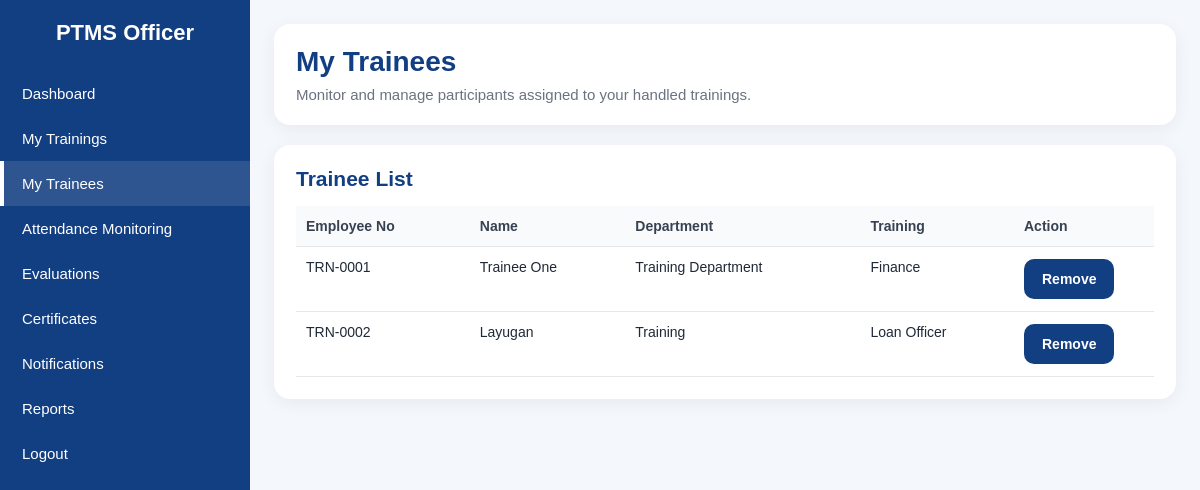
Screenshot of /modules/officer_trainees.php (signed in) with the database file from the repository.
### tables this page shows
CREATE TABLE `training_participants` (
  `id` int(11) NOT NULL,
  `training_id` int(11) NOT NULL,
  `user_id` int(11) NOT NULL,
  `status` enum('Enrolled','Completed','Cancelled') NOT NULL DEFAULT 'Enrolled',
  `enrolled_at` timestamp NOT NULL DEFAULT current_timestamp()
);

CREATE TABLE `users` (
  `id` int(11) NOT NULL,
  `employee_no` varchar(30) NOT NULL,
  `full_name` varchar(120) NOT NULL,
  `username` varchar(60) NOT NULL,
  `email` varchar(120) DEFAULT NULL,
  `contact_no` varchar(20) DEFAULT NULL,
  `password_hash` varchar(255) NOT NULL,
  `role` enum('admin','training_officer','employee','trainee') NOT NULL,
  `department` varchar(120) NOT NULL,
  `position_title` varchar(120) NOT NULL,
  `is_active` tinyint(1) NOT NULL DEFAULT 1,
  `created_at` timestamp NOT NULL DEFAULT current_timestamp(),
  `must_change_password` tinyint(1) NOT NULL DEFAULT 0,
  `password_updated_at` datetime DEFAULT NULL,
  `last_password_change` datetime DEFAULT NULL,
  `employee_dashboard_enabled` tinyint(1) NOT NULL DEFAULT 0
);

CREATE TABLE `trainings` (
  `id` int(11) NOT NULL,
  `title` varchar(180) NOT NULL,
  `description` text DEFAULT NULL,
  `schedule_date` date NOT NULL,
  `start_time` time NOT NULL,
  `end_time` time NOT NULL,
  `venue` varchar(180) DEFAULT NULL,
  `trainer_user_id` int(11) DEFAULT NULL,
  `capacity` int(11) NOT NULL DEFAULT 20,
  `created_by` int(11) DEFAULT NULL,
  `created_at` timestamp NOT NULL DEFAULT current_timestamp()
);

### modules/officer_trainees.php (the view, shortened to what this page needs)
<?php
require_once __DIR__ . '/../config/db.php';
$userId = (int)$_SESSION['user_id'];
$trainees = $conn->query("
    SELECT tp.training_id, u.id AS user_id, u.employee_no, u.full_name, u.department, t.title
    FROM training_participants tp
    INNER JOIN users u ON u.id = tp.user_id
    INNER JOIN trainings t ON t.id = tp.training_id
    WHERE t.trainer_user_id = {$userId}
    ORDER BY t.schedule_date DESC, u.full_name ASC
");
include __DIR__ . '/../includes/header.php';
include __DIR__ . '/../includes/sidebar_officer.php';
?>
<div class="topbar">
    <div class="page-title">
        <h1>My Trainees</h1>
        <p>Monitor and manage participants assigned to your handled trainings.</p>
    </div>
</div>
<div class="table-card">
    <h2>Trainee List</h2>
    <div class="table-wrap">
        <table>
            <thead>
                <tr>
                    <th>Employee No</th>
                    <th>Name</th>
                    <th>Department</th>
                    <th>Training</th>
                    <th style="width:140px;">Action</th>
                </tr>
            </thead>
            <tbody>
                <?php if ($trainees && $trainees->num_rows > 0): ?>
                    <?php while ($row = $trainees->fetch_assoc()): ?>
                        <tr>
                            <td><?= e($row['employee_no'] ?? '—'); ?></td>
                            <td><?= e($row['full_name'] ?? '—'); ?></td>
                            <td><?= e($row['department'] ?? '—'); ?></td>
                            <td><?= e($row['title'] ?? '—'); ?></td>
                            <td>
                                <form method="POST" onsubmit="return confirm('Remove this trainee from the training?');">
                                    <button class="btn btn-blue" type="submit">Remove</button>
                                </form>
                            </td>
                        </tr>
                    <?php endwhile; ?>
                <?php else: ?>
                    <tr>
                        <td colspan="5" class="empty">No trainees found.</td>
                    </tr>
                <?php endif; ?>
            </tbody>
        </table>
    </div>
</div>
<?php include __DIR__ . '/../includes/footer.php'; ?>

### includes/header.php (style rules this page uses)
* { margin:0; padding:0; box-sizing:border-box; }
body { font-family: Arial, Helvetica, sans-serif; background:#f4f7fb; color:#1f2937; }
.topbar { background:#fff; padding:22px; border-radius:16px; box-shadow:0 4px 18px rgba(0,0,0,0.06); margin-bottom:20px; }
.page-title h1 { font-size:28px; color:#123e82; margin-bottom:8px; }
.page-title p { color:#6b7280; font-size:15px; }
.btn { display:inline-block; padding:12px 18px; border-radius:10px; text-decoration:none; font-weight:bold; font-size:14px; transition:0.3s; cursor:pointer; border:none; }
.btn-blue { background:#123e82; color:#fff; }
.stat-card, .table-card, .content-card { background:#fff; border-radius:16px; padding:22px; box-shadow:0 4px 18px rgba(0,0,0,0.06); }
.table-card h2, .content-card h2 { color:#123e82; font-size:21px; margin-bottom:15px; }
.table-wrap { overflow-x:auto; }
table { width:100%; border-collapse:collapse; }
table th, table td { padding:12px 10px; border-bottom:1px solid #e5e7eb; text-align:left; font-size:14px; vertical-align:top; }
table th { background:#f9fafb; color:#374151; }

### rows the page displays
training_participants: user.employee_no "TRN-0001", user.full_name "Trainee One", user.department "Training Department", training.title "Finance"
training_participants: user.employee_no "TRN-0002", user.full_name "Layugan", user.department "Training", training.title "Loan Officer"
